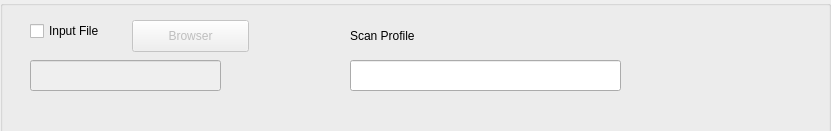
       <widget class="QWidget" name="page_3" >
        <property name="geometry" >
         <rect>
          <x>0</x>
          <y>0</y>
          <width>831</width>
          <height>131</height>
         </rect>
        </property>
        <widget class="QGroupBox" name="groupBox_5" >
         <property name="geometry" >
          <rect>
           <x>0</x>
           <y>0</y>
           <width>831</width>
           <height>141</height>
          </rect>
         </property>
         <property name="title" >
          <string/>
         </property>
         <widget class="QLineEdit" name="lineInputFile" >
          <property name="enabled" >
           <bool>false</bool>
          </property>
          <property name="geometry" >
           <rect>
            <x>30</x>
            <y>60</y>
            <width>191</width>
            <height>31</height>
           </rect>
          </property>
         </widget>
         <widget class="QCheckBox" name="checkInputFile" >
          <property name="geometry" >
           <rect>
            <x>30</x>
            <y>20</y>
            <width>101</width>
            <height>22</height>
           </rect>
          </property>
          <property name="text" >
           <string>Input File</string>
          </property>
         </widget>
         <widget class="QPushButton" name="buttonBrowser" >
          <property name="enabled" >
           <bool>false</bool>
          </property>
          <property name="geometry" >
           <rect>
            <x>132</x>
            <y>20</y>
            <width>117</width>
            <height>32</height>
           </rect>
          </property>
          <property name="text" >
           <string>Browser</string>
          </property>
          <property name="icon" >
           <iconset resource="../mainwin.qrc" >
            <normaloff>:/images/images/fileopen.png</normaloff>:/images/images/fileopen.png</iconset>
          </property>
         </widget>
         <widget class="QLineEdit" name="lineProfile" >
          <property name="geometry" >
           <rect>
            <x>350</x>
            <y>60</y>
            <width>271</width>
            <height>31</height>
           </rect>
          </property>
          <property name="readOnly" >
           <bool>true</bool>
          </property>
         </widget>
         <widget class="QLabel" name="label_2" >
          <property name="geometry" >
           <rect>
            <x>350</x>
            <y>20</y>
            <width>101</width>
            <height>31</height>
           </rect>
          </property>
          <property name="text" >
           <string>Scan Profile</string>
          </property>
         </widget>
        </widget>
       </widget>
